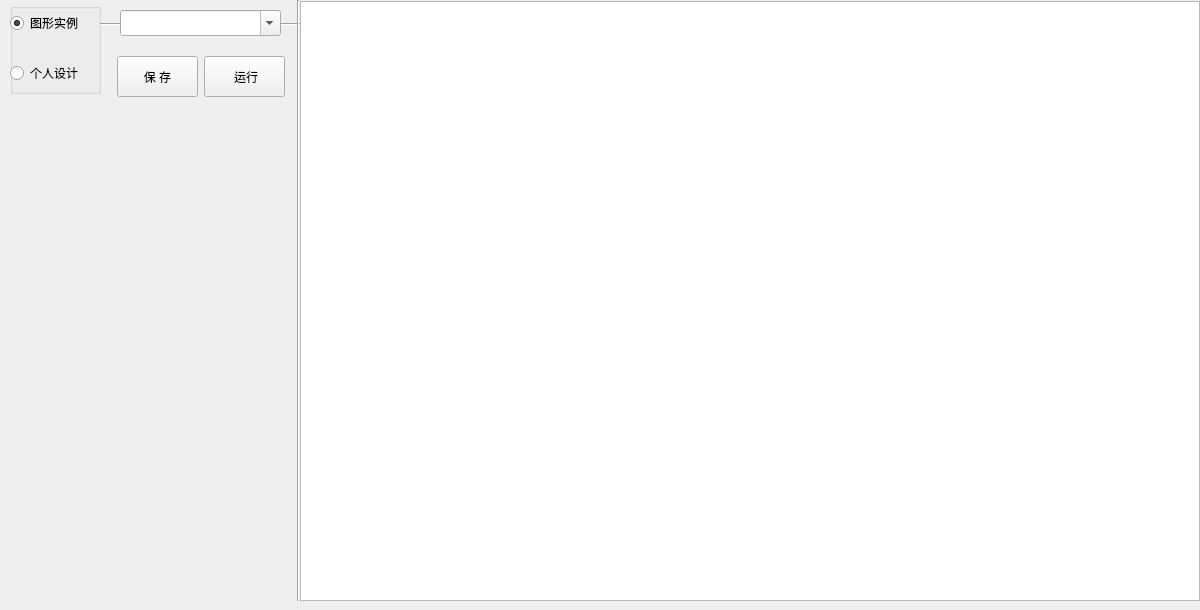
<?xml version="1.0" encoding="UTF-8"?>
<ui version="4.0">
 <class>tangramForm</class>
 <widget class="QWidget" name="tangramForm">
  <property name="geometry">
   <rect>
    <x>0</x>
    <y>0</y>
    <width>1200</width>
    <height>610</height>
   </rect>
  </property>
  <property name="maximumSize">
   <size>
    <width>1200</width>
    <height>610</height>
   </size>
  </property>
  <property name="windowTitle">
   <string>Tangram UI</string>
  </property>
  <widget class="QGroupBox" name="groupBox">
   <property name="geometry">
    <rect>
     <x>10</x>
     <y>3</y>
     <width>91</width>
     <height>91</height>
    </rect>
   </property>
   <property name="contextMenuPolicy">
    <enum>Qt::DefaultContextMenu</enum>
   </property>
   <property name="autoFillBackground">
    <bool>false</bool>
   </property>
   <property name="title">
    <string/>
   </property>
   <widget class="QRadioButton" name="sourceImageRBtn">
    <property name="geometry">
     <rect>
      <x>0</x>
      <y>10</y>
      <width>81</width>
      <height>20</height>
     </rect>
    </property>
    <property name="text">
     <string>图形实例</string>
    </property>
    <property name="checked">
     <bool>true</bool>
    </property>
   </widget>
   <widget class="QRadioButton" name="personalDesignRBtn">
    <property name="geometry">
     <rect>
      <x>0</x>
      <y>60</y>
      <width>81</width>
      <height>20</height>
     </rect>
    </property>
    <property name="text">
     <string>个人设计</string>
    </property>
   </widget>
  </widget>
  <widget class="Line" name="line">
   <property name="geometry">
    <rect>
     <x>100</x>
     <y>16</y>
     <width>21</width>
     <height>16</height>
    </rect>
   </property>
   <property name="orientation">
    <enum>Qt::Horizontal</enum>
   </property>
  </widget>
  <widget class="Line" name="line_2">
   <property name="geometry">
    <rect>
     <x>281</x>
     <y>14</y>
     <width>20</width>
     <height>20</height>
    </rect>
   </property>
   <property name="orientation">
    <enum>Qt::Horizontal</enum>
   </property>
  </widget>
  <widget class="Line" name="line_3">
   <property name="geometry">
    <rect>
     <x>290</x>
     <y>0</y>
     <width>16</width>
     <height>601</height>
    </rect>
   </property>
   <property name="orientation">
    <enum>Qt::Vertical</enum>
   </property>
  </widget>
  <widget class="QComboBox" name="imgcboBox">
   <property name="geometry">
    <rect>
     <x>120</x>
     <y>10</y>
     <width>161</width>
     <height>26</height>
    </rect>
   </property>
   <property name="editable">
    <bool>true</bool>
   </property>
  </widget>
  <widget class="QGraphicsView" name="graphicsView">
   <property name="geometry">
    <rect>
     <x>300</x>
     <y>1</y>
     <width>900</width>
     <height>600</height>
    </rect>
   </property>
   <property name="horizontalScrollBarPolicy">
    <enum>Qt::ScrollBarAsNeeded</enum>
   </property>
  </widget>
  <widget class="QPushButton" name="saveBtn">
   <property name="geometry">
    <rect>
     <x>117</x>
     <y>56</y>
     <width>81</width>
     <height>41</height>
    </rect>
   </property>
   <property name="text">
    <string>保 存</string>
   </property>
  </widget>
  <widget class="QPushButton" name="runBtn">
   <property name="geometry">
    <rect>
     <x>204</x>
     <y>56</y>
     <width>81</width>
     <height>41</height>
    </rect>
   </property>
   <property name="text">
    <string> 运行</string>
   </property>
  </widget>
 </widget>
 <resources>
  <include location="apprcc.qrc"/>
 </resources>
 <connections/>
</ui>
